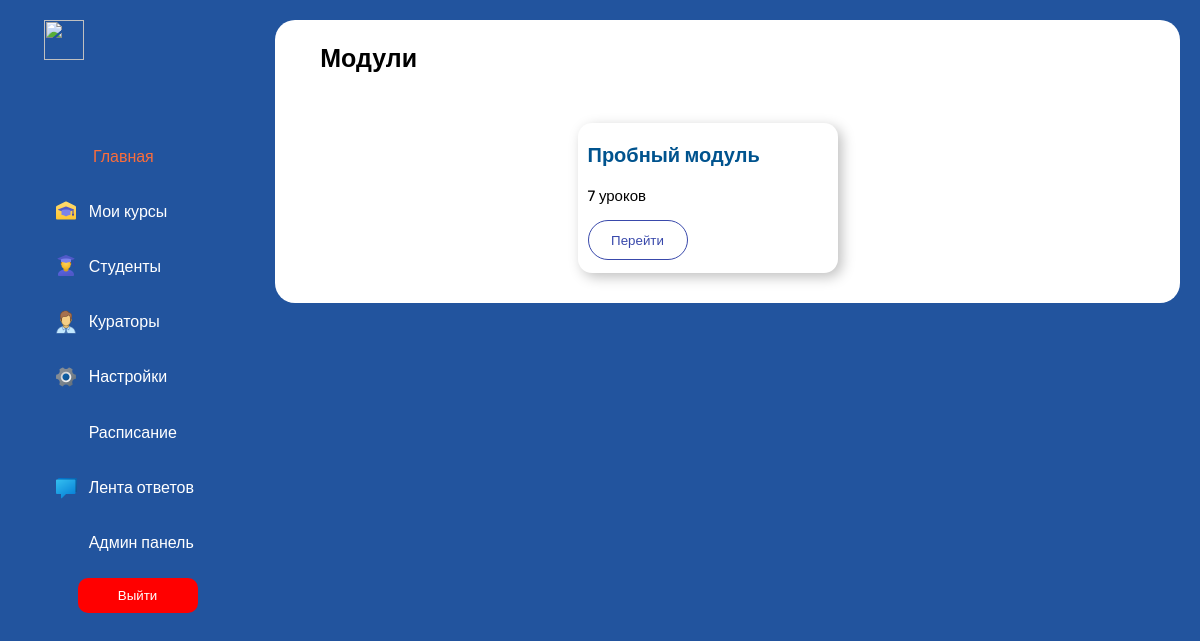
/users/student/courses/module14/ (signed in), run on an earlier commit of the app's database.
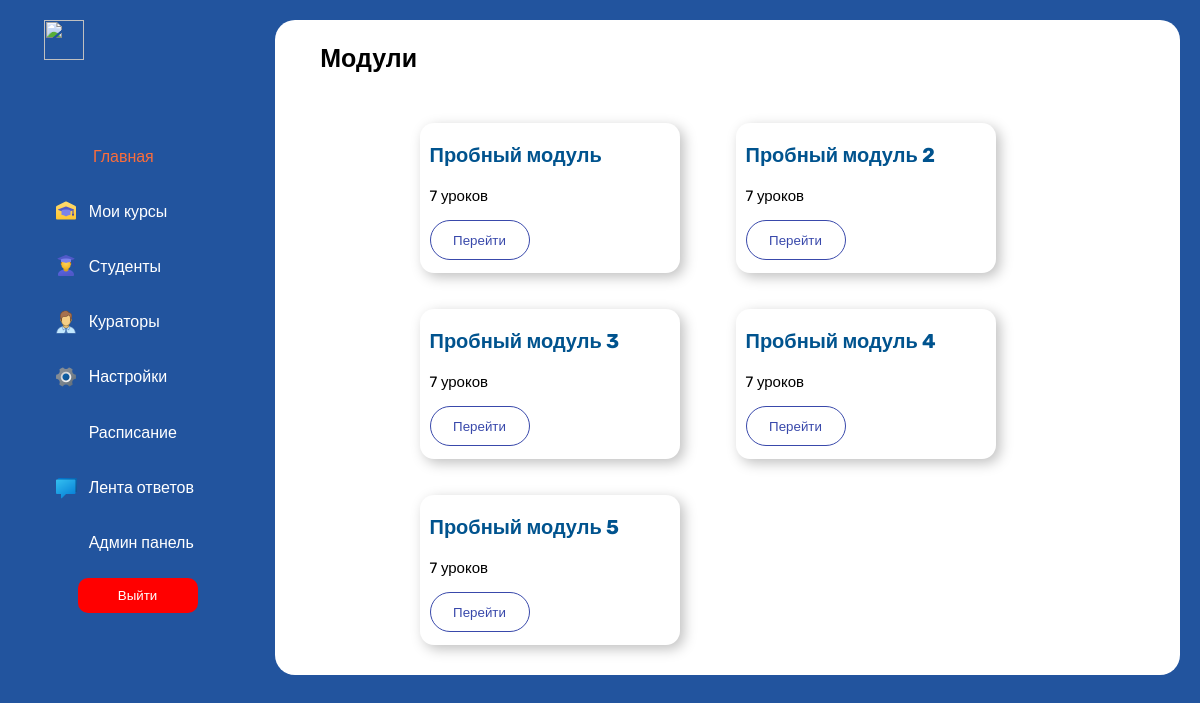
And on a later commit of the database.
### courses/models.py (models this page shows, shortened)
class Module(models.Model):
    title = models.CharField(max_length=255)  # Название модуля
    description = models.TextField()  # Описание модуля
    order = models.PositiveIntegerField()  # Порядковый номер модуля
    course = models.ForeignKey(Course, on_delete=models.CASCADE, related_name='modules')  # Связь с моделью "Course"
    class Meta:
        verbose_name = 'Модуль'
        verbose_name_plural = 'Модули'

### courses/views.py (the view)
# urls.py: path('module<int:pk>/', Modules.as_view(), name='modules'),
class Modules(View):
    def get(self, request, pk):
        if request.user.groups.filter(name='Администраторы').exists():
            module = Module.objects.filter(course__pk=pk)
            return render(request, 'users/admin/module.html', {'modules': module})
        elif request.user.groups.filter(name='Кураторы').exists():
            module = Module.objects.filter(course__pk=pk, course__curators=request.user)
            return render(request, 'users/curator/moduleAdmin.html', {'modules': module})
        else:
            module = Module.objects.filter(course__pk=pk, course__students=request.user)
            return render(request, 'users/student/module.html', {'modules': module})

### users/templates/users/admin/module.html (shortened to what this page needs)
{% extends 'users/admin/base.html' %}
{% load static %}
  {% block css %}<link rel="stylesheet" href="{% static 'student/css/module.css' %}">{% endblock %}
    {% block content %}
        <div class="content">
       <div class="my-courses">
            <h3>Модули</h3>
            <div class="modules">
                {% for module in modules %}
                <div class="course">
                  <a  href="{% url 'users:curator:courses:lessons_by_module' module.id %}"><p class="module-name" ><b>{{ module.title|truncatechars:16 }}</b></p></a>
                  <p>7 уроков</p>
                  <div class="buttons">
                    <a  href="{% url 'users:curator:courses:lessons_by_module' module.id %}"><button class="go">Перейти</button></a>
                  </div>
                </div>
                {% endfor %}
            </div>
        </div>
    </div>
    {% endblock %}

What changed in the data, as far as the page shows it:
added Module: title "Пробный модуль 2"
added Module: title "Пробный модуль 3"
added Module: title "Пробный модуль 4"
added Module: title "Пробный модуль 5"
